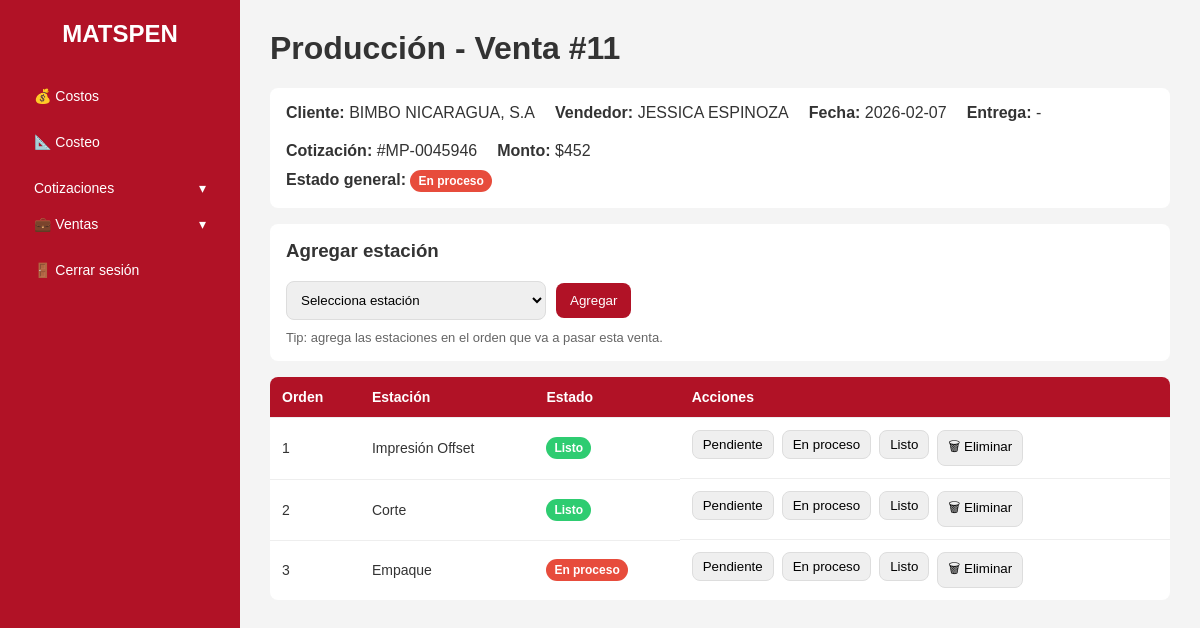
The app's page /ventas/11/produccion (signed in), older data.
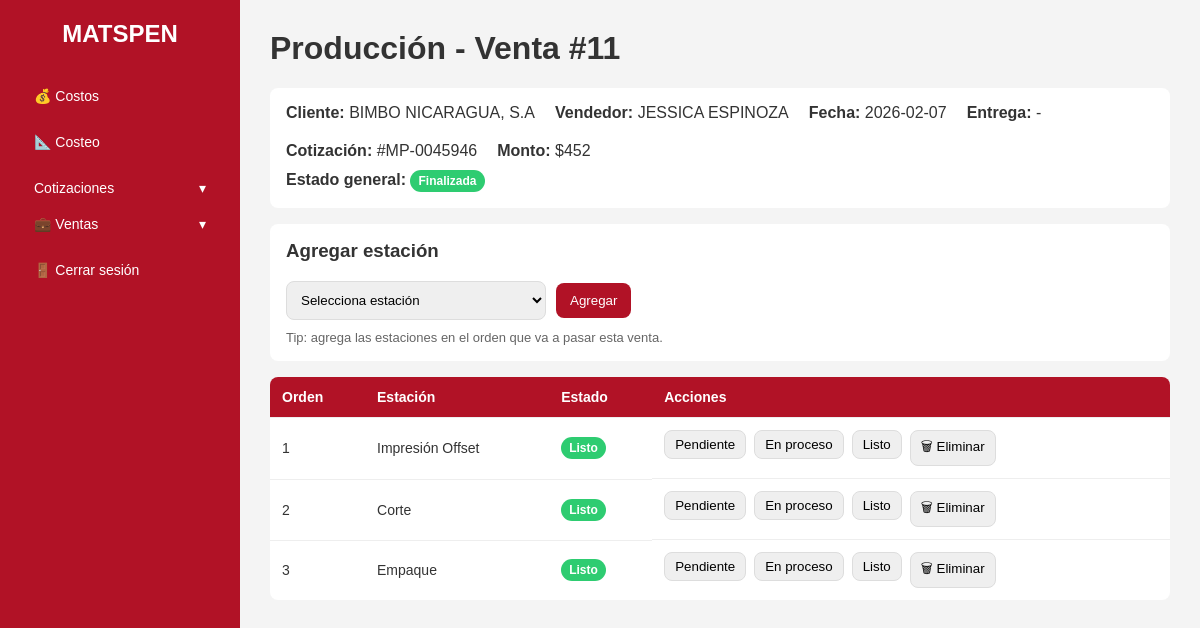
The same page, newer data.
### tables this page shows
CREATE TABLE produccion_lineas (
  id INTEGER PRIMARY KEY AUTOINCREMENT,
  venta_id INTEGER NOT NULL,
  estacion_id INTEGER NOT NULL,

  orden INTEGER NOT NULL,                         -- orden dentro de la venta
  estado TEXT NOT NULL DEFAULT 'pendiente',       -- pendiente/en_proceso/listo
  notas TEXT,
  fecha_creada TEXT DEFAULT CURRENT_TIMESTAMP,

  FOREIGN KEY (venta_id) REFERENCES ventas(id) ON DELETE CASCADE,
  FOREIGN KEY (estacion_id) REFERENCES estaciones(id)
);

CREATE TABLE estaciones( id INTEGER PRIMARY KEY AUTOINCREMENT, nombre TEXT NOT NULL UNIQUE, orden INTEGER NOT NULL);

### app.py (the view)
@app.route("/ventas/<int:venta_id>/produccion")
def ventas_produccion(venta_id):
    if "user_id" not in session:
        return redirect(url_for("login"))
    conn = get_db_connection()
    venta = conn.execute("SELECT * FROM ventas WHERE id =? ",(venta_id,)).fetchone()
    if not venta:
        conn.close()
        flash("Venta no encontrada","danger")
        return redirect(url_for("ventas_monitoreo"))
    estaciones = conn.execute(""" SELECT * FROM estaciones ORDER BY orden ASC """).fetchall()
    lineas = conn.execute("""
        SELECT pl.*, e.nombre AS estacion_nombre
        FROM produccion_lineas pl
        JOIN estaciones e ON e.id = pl.estacion_id
        WHERE pl.venta_id = ?
        ORDER BY pl.orden ASC, pl.id ASC
    """, (venta_id,)).fetchall()
    conn.close()
    return render_template(
        "ventas_produccion.html",
        venta=venta,
        estaciones=estaciones,
        lineas=lineas
    )

### database.py (called while the page is built)
def get_db_connection():
    conn = sqlite3.connect("database.db", timeout=30, check_same_thread=False)
    conn.row_factory = sqlite3.Row
    conn.execute("PRAGMA busy_timeout=30000;")  # espera 30s si está bloqueada
    return conn

### templates/ventas_produccion.html (shortened to what this page needs)
{% extends "base.html" %}
{% block content %}
<h1>Producción - Venta #{{ venta.id }}</h1>
<div style="background:white; padding:16px; border-radius:8px; margin-bottom:16px;">
  <div style="display:flex; gap:20px; flex-wrap:wrap;">
    <div><b>Cliente:</b> {{ venta.cliente }}</div>
    <div><b>Vendedor:</b> {{ venta.vendedor }}</div>
    <div><b>Fecha:</b> {{ venta.fecha }}</div>
    <div><b>Entrega:</b> {{ venta.fecha_entrega if venta.fecha_entrega else '-' }}</div>
    <div><b>Cotización:</b> #{{ venta.cotizacion }}</div>
    <div><b>Monto:</b> ${{ venta.mont }}</div>
  </div>
  <div style="margin-top:10px;">
    <b>Estado general:</b>
    {% if venta.estado == 'finalizada' %}
      <span class="badge badge-ok">Finalizada</span>
    {% elif venta.estado == 'en_proceso' %}
      <span class="badge badge-danger">En proceso</span>
    {% else %}
      <span class="badge badge-danger">{{ venta.estado }}</span>
    {% endif %}
  </div>
</div>
<div style="background:white; padding:16px; border-radius:8px; margin-bottom:16px;">
  <h3 style="margin-top:0;">Agregar estación</h3>
  <form method="post" action="{{ url_for('agregar_estacion_a_venta', venta_id=venta.id) }}"
        style="display:flex; gap:10px; flex-wrap:wrap; align-items:center;">
    <select name="estacion_id" required style="padding:10px; border-radius:8px; border:1px solid #ddd; min-width:260px;">
      <option value="">Selecciona estación</option>
    </select>
    <button type="submit"
            style="padding:10px 14px; border:none; border-radius:8px; background:#b11226; color:white; cursor:pointer;">
      Agregar
    </button>
  </form>
  <p style="margin:10px 0 0; color:#666; font-size:13px;">
    Tip: agrega las estaciones en el orden que va a pasar esta venta.
  </p>
</div>
<table>
  <thead class="table-head">
    <tr>
      <th>Orden</th>
      <th>Estación</th>
      <th>Estado</th>
      <th>Acciones</th>
    </tr>
  </thead>
  <tbody>
    {% if lineas %}
      {% for l in lineas %}
      <tr>
        <td>{{ l.orden }}</td>
        <td>{{ l.estacion_nombre }}</td>
        <td>
          {% if l.estado == 'listo' %}
            <span class="badge badge-ok">Listo</span>
          {% elif l.estado == 'en_proceso' %}
            <span class="badge badge-danger">En proceso</span>
          {% else %}
            <span class="badge badge-danger">Pendiente</span>
          {% endif %}
        </td>
        <td style="display:flex; gap:8px; flex-wrap:wrap;">
          <form method="post" action="{{ url_for('actualizar_estado_linea', venta_id=venta.id, linea_id=l.id) }}">
            <button type="submit" style="padding:6px 10px; border-radius:8px; border:1px solid #ddd; cursor:pointer;">
              Pendiente
            </button>
          </form>
          <form method="post" action="{{ url_for('actualizar_estado_linea', venta_id=venta.id, linea_id=l.id) }}">
            <button type="submit" style="padding:6px 10px; border-radius:8px; border:1px solid #ddd; cursor:pointer;">
              En proceso
            </button>
          </form>
          <form method="post" action="{{ url_for('actualizar_estado_linea', venta_id=venta.id, linea_id=l.id) }}">
            <button type="submit" style="padding:6px 10px; border-radius:8px; border:1px solid #ddd; cursor:pointer;">
              Listo
            </button>
          </form>
          <form method="post"
                action="{{ url_for('eliminar_linea_produccion', venta_id=venta.id, linea_id=l.id) }}"
                onsubmit="return confirm('¿Eliminar esta estación de la venta?');">
            <button type="submit"
                    style="padding:6px 10px; border-radius:8px; border:1px solid #ddd; cursor:pointer;">
              🗑 Eliminar
            </button>
          </form>
        </td>
      </tr>
      {% endfor %}
    {% else %}
      <tr>
        <td colspan="4" style="text-align:center; padding:18px;">
          Esta venta aún no tiene estaciones. Agrega estaciones arriba.
        </td>
      </tr>
    {% endif %}
  </tbody>
</table>
{% endblock %}

Row changes from the older to the newer data that the page shows:
changed ventas "BIMBO NICARAGUA, S.A": estado "en_proceso" → "finalizada" (drawn)
changed produccion_lineas "Empaque": estado "En proceso" → "Listo"
Text that changed along with them:
text no longer shown: "En proceso"
text now shown: "Finalizada"
